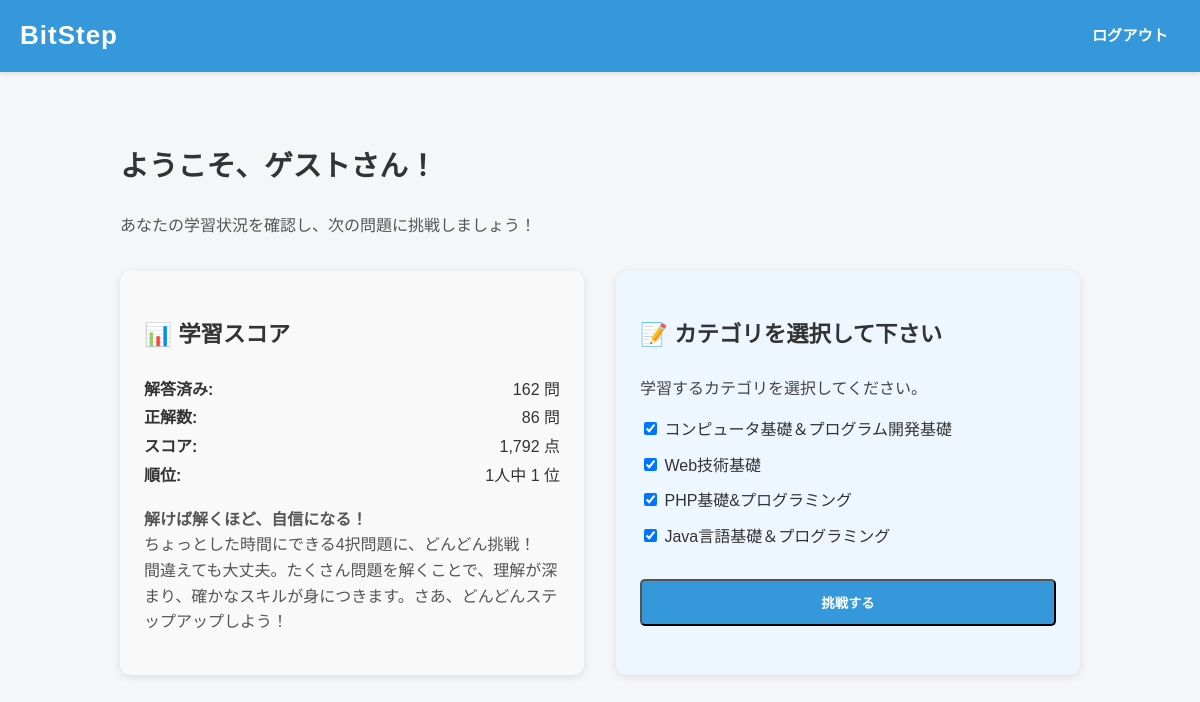
Screenshot of /index.php (signed in) with the database file from the repository.
### tables this page shows
CREATE TABLE `users` (
  `id` int(11) NOT NULL,
  `loginid` varchar(50) NOT NULL,
  `username` varchar(100) NOT NULL,
  `password` varchar(255) NOT NULL,
  `created_at` timestamp NOT NULL DEFAULT current_timestamp(),
  `modified_at` timestamp NOT NULL DEFAULT current_timestamp() ON UPDATE current_timestamp()
);

CREATE TABLE `user_history` (
  `id` int(11) NOT NULL,
  `user_id` int(11) NOT NULL,
  `total_questions` int(11) DEFAULT 0,
  `correct_answers` int(11) DEFAULT 0,
  `attempted_questions` int(11) DEFAULT 0,
  `updated_at` timestamp NOT NULL DEFAULT current_timestamp() ON UPDATE current_timestamp()
);

CREATE TABLE `user_preferences` (
  `user_id` int(11) NOT NULL,
  `selected_categories` text NOT NULL,
  `updated_at` datetime DEFAULT current_timestamp() ON UPDATE current_timestamp()
);

CREATE TABLE `categories` (
  `id` int(11) NOT NULL,
  `name` varchar(100) NOT NULL,
  `sort_order` int(11) NOT NULL DEFAULT 0,
  `created_at` datetime DEFAULT current_timestamp(),
  `modified_at` datetime DEFAULT current_timestamp() ON UPDATE current_timestamp()
);

### index.php (the view, shortened to what this page needs)
<?php
require 'config/db.php';
$user_id = $_SESSION['user_id'];
$stmt = $pdo->prepare("SELECT * FROM users WHERE id = :id");
$stmt->execute(['id' => $user_id]);
$user = $stmt->fetch();
$stmt = $pdo->prepare("SELECT * FROM user_history WHERE user_id = :user_id");
$stmt->execute(['user_id' => $user_id]);
$history = $stmt->fetch(PDO::FETCH_ASSOC);
$attempted = $history['attempted_questions'] ?? 0;
$correct = $history['correct_answers'] ?? 0;
$score = $attempted * 10 + $correct * 2;
$stmt = $pdo->query("SELECT * FROM categories ORDER BY sort_order ASC");
$categories = $stmt->fetchAll(PDO::FETCH_ASSOC);
$stmt = $pdo->prepare("SELECT selected_categories FROM user_preferences WHERE user_id = :user_id");
$stmt->execute(['user_id' => $user_id]);
$pref = $stmt->fetch(PDO::FETCH_ASSOC);
$selected_categories = [];
if ($pref && !empty($pref['selected_categories'])) {
    $selected_categories = json_decode($pref['selected_categories'], true);
}
$sql = "
    SELECT user_id, (attempted_questions * 10 + correct_answers * 2) AS total_score
    FROM user_history
    ORDER BY total_score DESC
";
$stmt = $pdo->query($sql);
$all_scores = $stmt->fetchAll(PDO::FETCH_ASSOC);
$rank = 0;
$total_users = count($all_scores);
foreach ($all_scores as $index => $row) {
    if ($row['user_id'] == $user_id) {
        $rank = $index + 1;
        break;
    }
}
?>
<!DOCTYPE html>
<html lang="ja">
<head>
    <link rel="stylesheet" href="assets/style.css">
</head>
<body>
    <div class="navbar">
        <div class="container">
            <a href="index.php" class="logo">BitStep</a>
            <div class="navbar-links">
                <a href="auth/logout.php" class="btn logout">ログアウト</a>
            </div>
        </div>
    </div>
    <div class="main-container">
        <div class="welcome-message" style="margin-bottom: 2em;">
            <h2 style="font-size: 1.8em; color: #333;">ようこそ、<?= htmlspecialchars($user['username']) ?>さん！</h2>
            <p style="color: #555;">あなたの学習状況を確認し、次の問題に挑戦しましょう！</p>
        </div>
        <div class="dashboard" style="display: flex; flex-wrap: wrap; gap: 2em;">
            <div style="flex: 1; min-width: 280px; background: #f9f9f9; border-radius: 10px; padding: 1.5em; box-shadow: 0 2px 8px rgba(0,0,0,0.1);">
                <h3 style="margin-bottom: 1em; font-size: 1.4em;">📊 学習スコア</h3>
                <ul style="list-style: none; padding: 0; margin: 0; line-height: 1.8;">
                    <li style="display: flex; justify-content: space-between;">
                        <span><strong>解答済み:</strong></span>
                        <span><?= number_format($attempted) ?> 問</span>
                    </li>
                    <li style="display: flex; justify-content: space-between;">
                        <span><strong>正解数:</strong></span>
                        <span><?= number_format($correct) ?> 問</span>
                    </li>
                    <li style="display: flex; justify-content: space-between;">
                        <span><strong>スコア:</strong></span>
                        <span><?= number_format($score) ?> 点</span>
                    </li>
                    <?php if ($rank > 0): ?>
                        <li style="display: flex; justify-content: space-between;">
                            <span><strong>順位:</strong></span>
                            <span><?= $total_users ?>人中 <?= $rank ?> 位</span>
                        </li>
                    <?php endif; ?>
                </ul>
                <p style="color: #555;">
                    <b>解けば解くほど、自信になる！</b><br>
                    ちょっとした時間にできる4択問題に、どんどん挑戦！<br>
                    間違えても大丈夫。たくさん問題を解くことで、理解が深まり、確かなスキルが身につきます。さあ、どんどんステップアップしよう！
                </p>
            </div>
            <div style="flex: 1; min-width: 280px; background: #eef6ff; border-radius: 10px; padding: 1.5em; box-shadow: 0 2px 8px rgba(0,0,0,0.1);">
                <h3 style="margin-bottom: 1em; font-size: 1.4em;">📝 カテゴリを選択して下さい</h3>
                <p style="color: #444;">学習するカテゴリを選択してください。</p>
                <form method="POST" action="index.php" id="category-form">
                    <div style="margin-bottom: 1em;">
                        <?php foreach ($categories as $category): ?>
                            <label style="display: block; margin-bottom: 10px;">
                                <input type="checkbox" class="category-checkbox" name="categories[]" value="<?= $category['id'] ?>"
                                    <?= in_array($category['id'], $selected_categories) ? 'checked' : '' ?>>
                                <?= htmlspecialchars($category['name']) ?>
                            </label>
                        <?php endforeach; ?>
                    </div>
                    <button type="submit" class="btn primary" id="submit-btn" style="margin-top: 1em;" disabled>挑戦する</button>
                </form>
            </div>
        </div>
    </div>
</body>
</html>

### assets/style.css (style rules this page uses)
body { font-family: 'Arial', sans-serif; background-color: #f4f6f8; margin: 0; padding: 0; color: #333; line-height: 1.6; }
a { text-decoration: none; }
h1, h2, h3 { font-weight: bold; }
.navbar { background-color: #3498db; padding: 15px 0; color: white; box-shadow: 0 2px 5px rgba(0, 0, 0, 0.1); }
.navbar .container { max-width: 1200px; margin: 0 auto; display: flex; justify-content: space-between; align-items: center; padding: 0 20px; }
.navbar .logo { font-size: 26px; font-weight: bold; text-decoration: none; color: white; letter-spacing: 1px; }
.navbar-links a { color: white; text-decoration: none; padding: 12px 20px; font-size: 16px; border-radius: 5px; transition: background-color 0.3s ease-in-out; }
.main-container { max-width: 960px; margin: 2em auto; padding: 1em; }
.btn { background-color: #3498db; padding: 12px 20px; color: white; font-weight: bold; border-radius: 5px; text-decoration: none; display: inline-block; width: 100%; cursor: pointer; transition: background-color 0.3s; }
.dashboard { display: flex; justify-content: space-between; gap: 20px; margin-top: 30px; }
.btn.primary { background-color: #3498db; padding: 12px 20px; color: white; font-weight: bold; border-radius: 5px; width: 100%; cursor: pointer; transition: background-color 0.3s ease-in-out; }
.btn.logout { padding: 0.5em 0.8em; font-size: 0.95em; width: auto !important; text-decoration: none; }

### rows the page displays
users: username "ゲスト"
user_history: attempted_questions "162", correct_answers "86", score "1,792"
categories: name "コンピュータ基礎＆プログラム開発基礎"
user_preferences: selected_categories "☑"
categories: name "Web技術基礎"
categories: name "PHP基礎&プログラミング"
categories: name "Java言語基礎＆プログラミング"

### other values shown
$total_users "1"
$rank "1"
